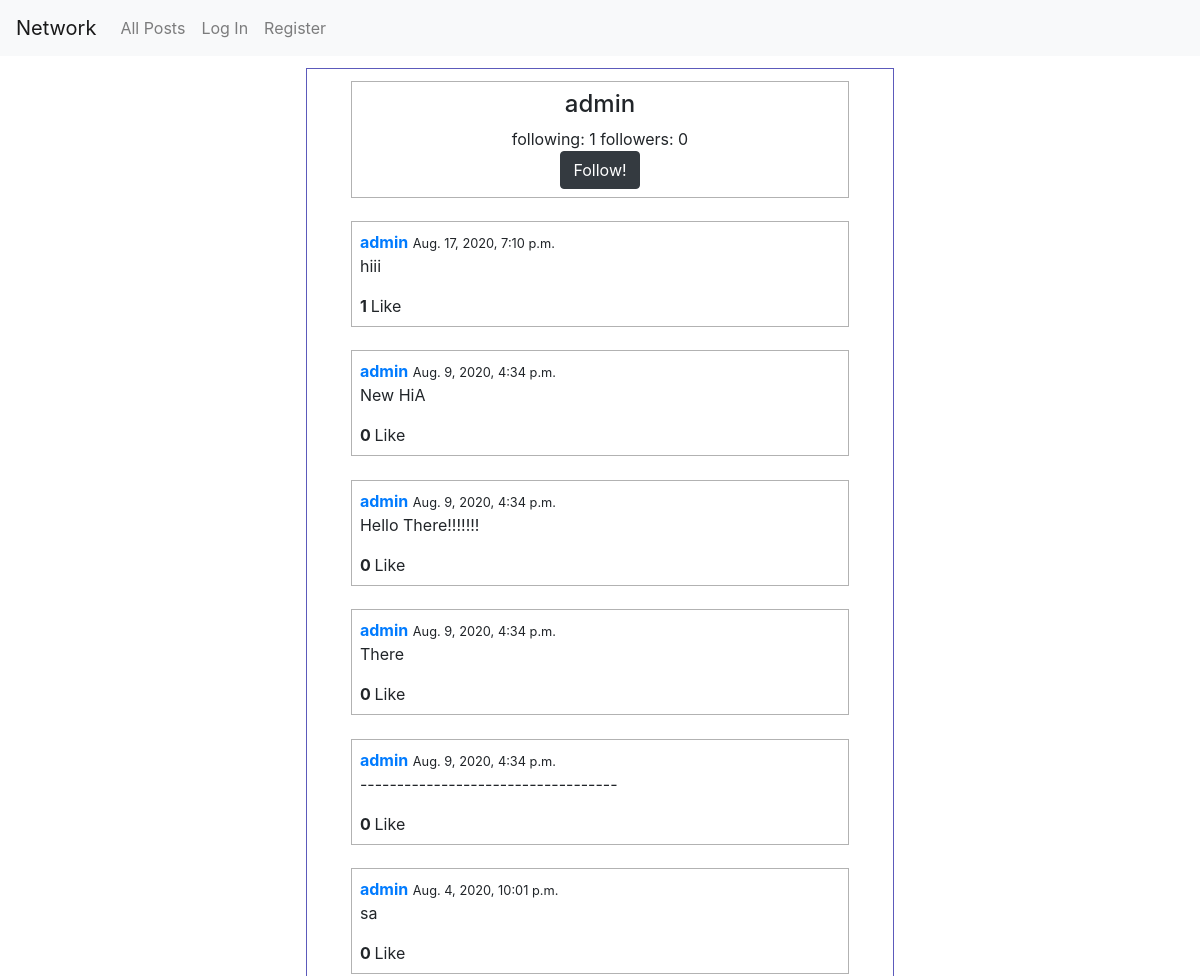
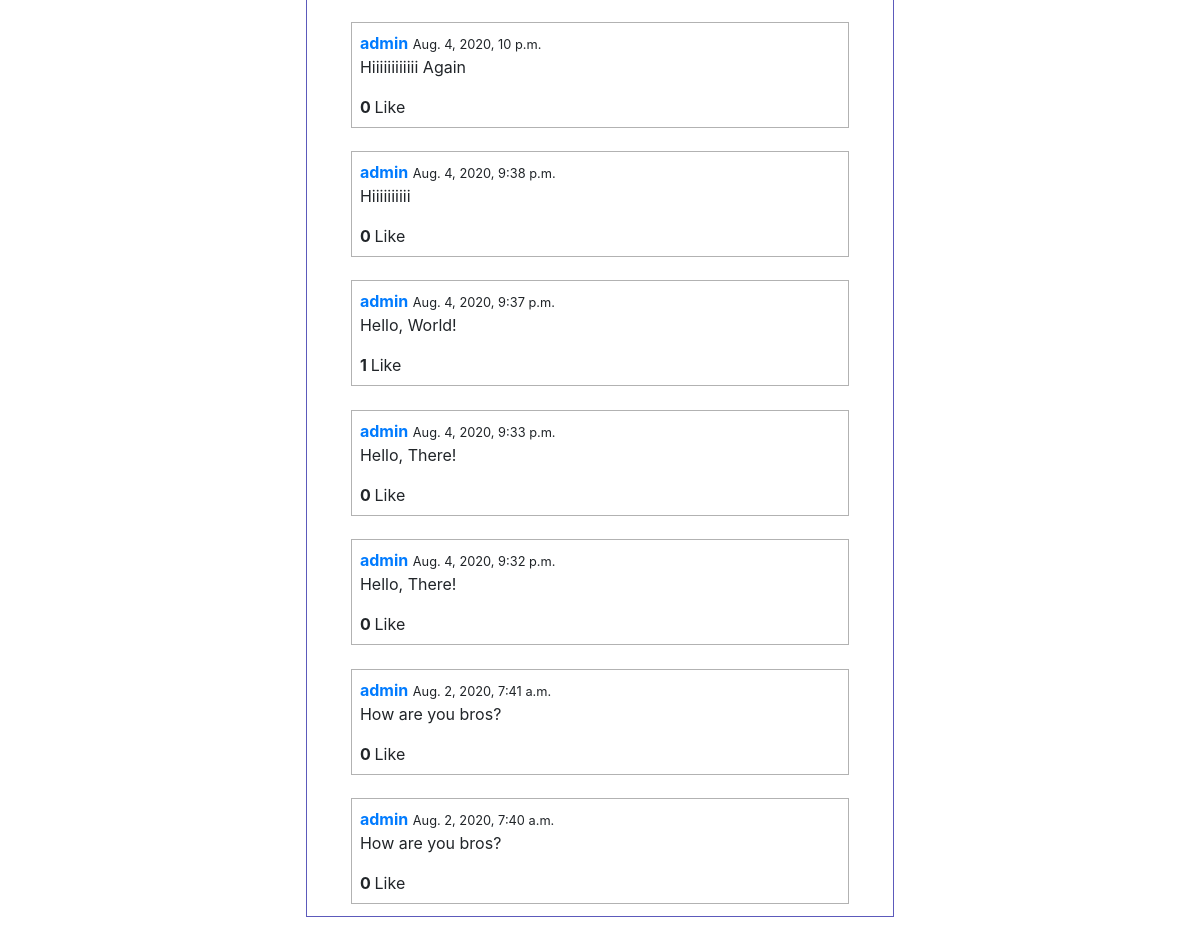
The page /profile/2 on the database its author committed (2 pictures, top to bottom).
### network/models.py (models this page shows, shortened)
class User(AbstractUser):
    following = models.ManyToManyField('network.User', blank=True, related_name="followers")

class Post(models.Model):
    user = models.ForeignKey(User, on_delete=models.CASCADE, related_name="posts")
    body = models.TextField()
    timestamp = models.DateTimeField(default=now, editable=False)
    likeCount = models.PositiveIntegerField(default=0)

### network/views.py (the view)
# urls.py: path("profile/<int:profile_id>", views.profile, name="profile"),
def profile(request, profile_id):
    profileuser = User.objects.get(pk=profile_id)
    print(profileuser, profileuser.following.all())
    return render(request, "network/profile.html", {
        "posts" : profileuser.posts.all().order_by("-timestamp"),
        "user_data" : {
            "user": profileuser,
            "following" : profileuser.following.count(),
            "followers" : profileuser.followers.count()
        }
    })

### network/views.py (called while the page is built)
@register.filter
def likes(user, likes):
    for like in likes:
        if like.user == user:
            return True
    return False

### network/templates/network/profile.html (shortened to what this page needs)
{% extends "network/layout.html" %}
{% block body %}
<div class="d-flex flex-column align-items-center">
    <div class="p-2 parent-box">
        <h4>{{ user_data.user }}</h4>
        following: {{ user_data.following }}
        followers: {{ user_data.followers }}
        {% if user != user_data.user %}
            <form action="{% url 'follow' user_data.user.id %}" method="post">
            {% if user_data.user in user.following.all %}
                <input type="hidden" name="_method" value="DELETE">
                <button class="btn btn-dark" type="submit">Unfollow!</button>
            {% else %}
                <button class="btn btn-dark" type="submit">Follow!</button>
            {% endif %}
            </form>
        {% endif %}
    </div>
    {% for post in posts %}
    <div class="p-2" data-post="{{ post.id }}">
        <a type="button" href="{% url 'profile' post.user.id %}"><b class="user_profile">{{ post.user }}</b></a>
        <small>{{ post.timestamp }}</small>
        <p id="body">{{ post.body }}</p>
        <b id="likes">{{ post.likeCount }} </b>
        {% if request.user|likes:post.likes.all %}
            <a type="button" class="like" data-like="{{ like.id }}">Unlike</a>
        {% else %}
            <a type="button" class="like" data-like="like">Like</a>
        {% endif %}
    </div>
    {% endfor %}
</div>
{% endblock %}

### network/templates/network/layout.html (shortened to what this page needs)
{% load static %}
<!DOCTYPE html>
<html lang="en">
    <head>
        <link rel="stylesheet" href="https://stackpath.bootstrapcdn.com/bootstrap/4.4.1/css/bootstrap.min.css">
        <link href="{% static 'network/styles.css' %}" rel="stylesheet">
    </head>
    <body>
        <nav class="navbar navbar-expand-lg navbar-light bg-light">
            <a class="navbar-brand" href="{% url 'index' %}">Network</a>
            <div>
              <ul class="navbar-nav mr-auto">
                <li class="nav-item">
                  <a class="nav-link" type="button" href="{% url 'index' %}" id="all-posts">All Posts</a>
                </li>
                {% if user.is_authenticated %}
                    <li class="nav-item">
                        <a class="nav-link" type="button"href="{% url 'following' %}" id="following">Following</a>
                    </li>
                    <li class="nav-item">
                        <a class="nav-link" href="{% url 'logout' %}">Log Out</a>
                    </li>
                {% else %}
                    <li class="nav-item">
                        <a class="nav-link" href="{% url 'login' %}">Log In</a>
                    </li>
                    <li class="nav-item">
                        <a class="nav-link" href="{% url 'register' %}">Register</a>
                    </li>
                {% endif %}
              </ul>
            </div>
          </nav>
        <div class="body" id="main_body">
            {% block body %}
            {% endblock %}
        </div>
    </body>
</html>

### network/static/network/styles.css (style rules this page uses)
.body { padding: 1%; text-align:center; align-items: center; }
.d-flex { flex:auto auto auto; flex-wrap:wrap; border:1px rgb(92, 90, 187) solid; text-align:center; width:50%; margin:auto; }
.p-2 { padding:1%; border-style: double; border-width: 0.1px; border-color: rgba(0,0,0,.3); text-align: left; width: 85%; margin: 2%; }
.parent-box { text-align: center; }

### rows shown on the page
User: user "admin"
Post: user "admin", timestamp "Aug. 17, 2020, 7:10 p.m.", body "hiii", likeCount "1", shows "Like"
Post: user "admin", timestamp "Aug. 9, 2020, 4:34 p.m.", body "New HiA", likeCount "0", shows "Like"
Post: user "admin", timestamp "Aug. 9, 2020, 4:34 p.m.", body "Hello There!!!!!!!", likeCount "0", shows "Like"
Post: user "admin", timestamp "Aug. 9, 2020, 4:34 p.m.", body "There", likeCount "0", shows "Like"
Post: user "admin", timestamp "Aug. 9, 2020, 4:34 p.m.", body "-----------------------------------", likeCount "0", shows "Like"
Post: user "admin", timestamp "Aug. 4, 2020, 10:01 p.m.", body "sa", likeCount "0", shows "Like"
Post: user "admin", timestamp "Aug. 4, 2020, 10 p.m.", body "Hiiiiiiiiiiii Again", likeCount "0", shows "Like"
Post: user "admin", timestamp "Aug. 4, 2020, 9:38 p.m.", body "Hiiiiiiiiii", likeCount "0", shows "Like"
Post: user "admin", timestamp "Aug. 4, 2020, 9:37 p.m.", body "Hello, World!", likeCount "1", shows "Like"
Post: user "admin", timestamp "Aug. 4, 2020, 9:33 p.m.", body "Hello, There!", likeCount "0", shows "Like"
Post: user "admin", timestamp "Aug. 4, 2020, 9:32 p.m.", body "Hello, There!", likeCount "0", shows "Like"
Post: user "admin", timestamp "Aug. 2, 2020, 7:41 a.m.", body "How are you bros?", likeCount "0", shows "Like"
Post: user "admin", timestamp "Aug. 2, 2020, 7:40 a.m.", body "How are you bros?", likeCount "0", shows "Like"

### other values the page prints
{{ user_data.following }} "1"
{{ user_data.followers }} "0"
